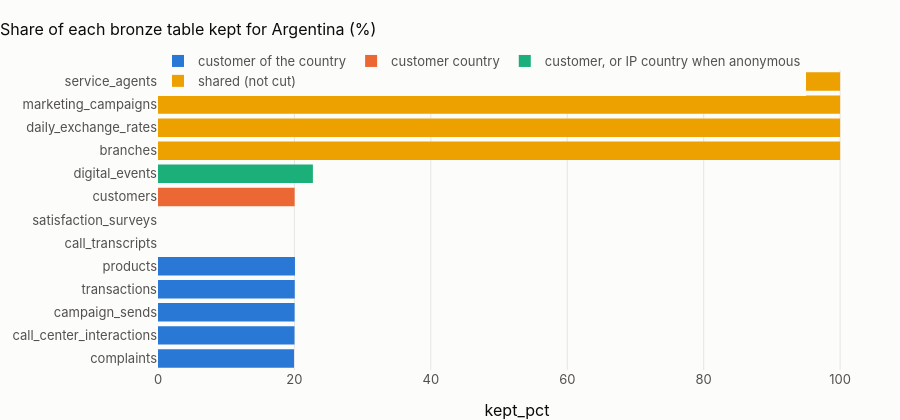

Notebook code for this chart:
### Code cell
fig = px.bar(
    cut[cut.zone == "bronze_raw"].sort_values("kept_pct"),
    x="kept_pct",
    y="table",
    orientation="h",
    color="rule",
    title=f"Share of each bronze table kept for {CTRY.name} (%)",
)
fig.update_layout(height=420, yaxis_title=None, legend_title=None)
fig.show()

### Figure 1 — Plotly figure (JSON) as saved in the notebook; plotly's stock layout.template omitted (floating-point values rounded to 4 significant figures)
{"data": [{"hovertemplate": "rule=customer of the country<br>kept_pct=%{x}<br>table=%{y}<extra></extra>", "legendgroup": "customer of the country", "marker": {"color": "#2a78d6", "pattern": {"shape": ""}}, "name": "customer of the country", "orientation": "h", "showlegend": true, "textposition": "auto", "type": "bar", "x": [19.94, 20.01, 20.03, 20.05, 20.08, NaN, NaN], "xaxis": "x", "y": ["complaints", "call_center_interactions", "campaign_sends", "transactions", "products", "call_transcripts", "satisfaction_surveys"], "yaxis": "y"}, {"hovertemplate": "rule=customer country<br>kept_pct=%{x}<br>table=%{y}<extra></extra>", "legendgroup": "customer country", "marker": {"color": "#eb6834", "pattern": {"shape": ""}}, "name": "customer country", "orientation": "h", "showlegend": true, "textposition": "auto", "type": "bar", "x": [20.03], "xaxis": "x", "y": ["customers"], "yaxis": "y"}, {"hovertemplate": "rule=customer, or IP country when anonymous<br>kept_pct=%{x}<br>table=%{y}<extra></extra>", "legendgroup": "customer, or IP country when anonymous", "marker": {"color": "#1baf7a", "pattern": {"shape": ""}}, "name": "customer, or IP country when anonymous", "orientation": "h", "showlegend": true, "textposition": "auto", "type": "bar", "x": [22.71], "xaxis": "x", "y": ["digital_events"], "yaxis": "y"}, {"hovertemplate": "rule=shared (not cut)<br>kept_pct=%{x}<br>table=%{y}<extra></extra>", "legendgroup": "shared (not cut)", "marker": {"color": "#eda100", "pattern": {"shape": ""}}, "name": "shared (not cut)", "orientation": "h", "showlegend": true, "textposition": "auto", "type": "bar", "x": [100.0, 100.0, 100.0, 100.0], "xaxis": "x", "y": ["branches", "daily_exchange_rates", "marketing_campaigns", "service_agents"], "yaxis": "y"}], "layout": {"barmode": "relative", "height": 420, "legend": {"title": {}, "tracegroupgap": 0}, "title": {"text": "Share of each bronze table kept for Argentina (%)"}, "xaxis": {"anchor": "y", "domain": [0.0, 1.0], "title": {"text": "kept_pct"}}, "yaxis": {"anchor": "x", "domain": [0.0, 1.0], "title": {}}}}
